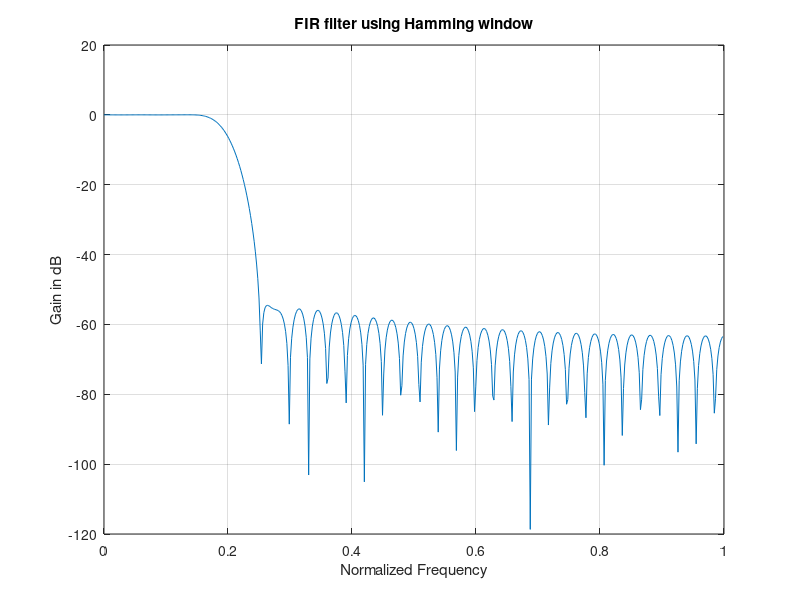

Source code (MATLAB):
clc, clear all, close all;
wp = 0.2*pi; 
ws = 0.3*pi;
N = ceil(6.6*pi/(ws-wp));
b = fir1(N, 0.2);
[H,W] = freqz(b,1,512);
plot(W/pi,20*log10(abs(H))), grid on, title('FIR filter using Hamming window'); 
xlabel('Normalized Frequency'), ylabel('Gain in dB');